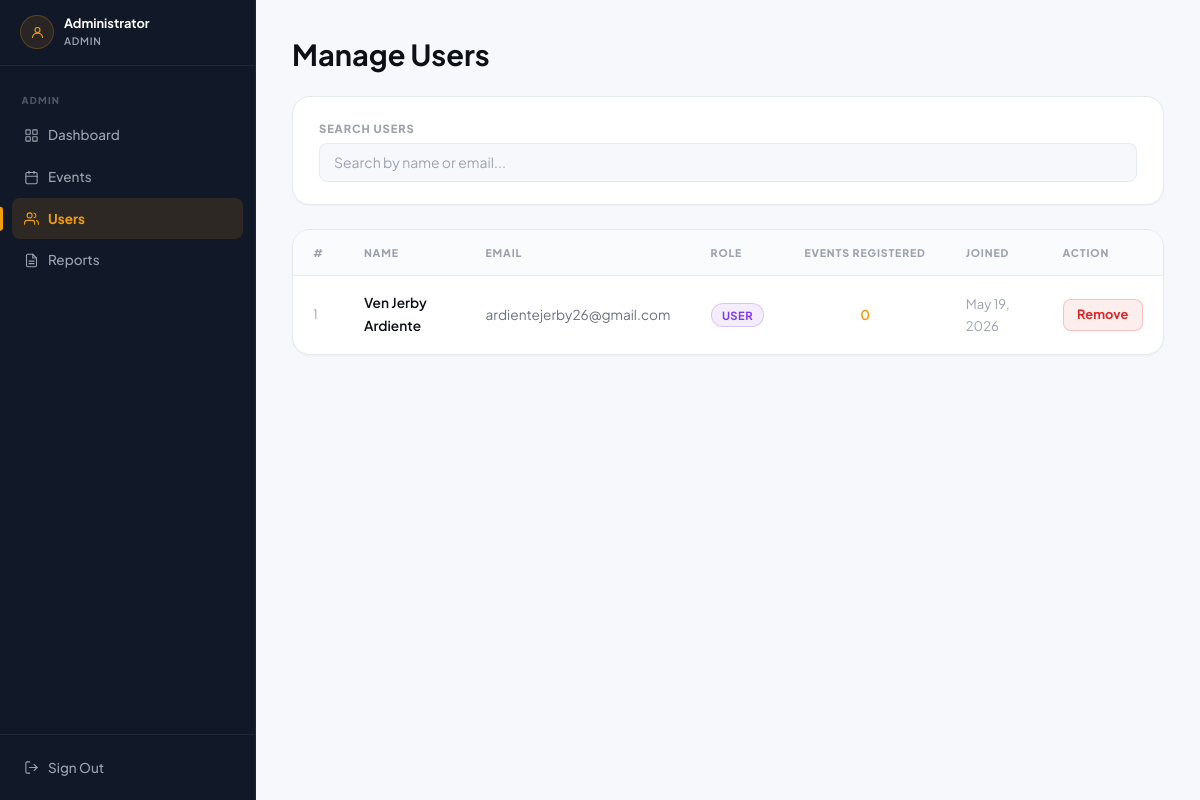
The page /admin/users.php (signed in) on the database its author committed.
### tables this page shows
CREATE TABLE `users` (
  `id` int(11) NOT NULL,
  `name` varchar(100) NOT NULL,
  `email` varchar(150) NOT NULL,
  `password` varchar(255) NOT NULL,
  `role` enum('user','admin') NOT NULL DEFAULT 'user',
  `created_at` timestamp NOT NULL DEFAULT current_timestamp()
);

### admin/users.php (the view, shortened to what this page needs)
<?php
$conn = getConnection();
$users = $conn->query("
    SELECT u.id, u.name, u.email, u.role, u.created_at,
        COUNT(r.id) AS reg_count
    FROM users u
    LEFT JOIN registrations r ON u.id = r.user_id
    WHERE u.role != 'admin'
    GROUP BY u.id
    ORDER BY u.created_at DESC
")->fetch_all(MYSQLI_ASSOC);
include __DIR__ . '/../includes/header.php';
?>
<div class="page-wrap">
    <div class="page-header">
        <h1>Manage Users</h1>
    </div>
    <div class="search-bar" style="margin-bottom:1.5rem;">
        <div class="search-group" style="flex:1;">
            <label class="form-label" for="searchInput">Search Users</label>
            <input type="text" id="searchInput" class="form-control" placeholder="Search by name or email...">
        </div>
    </div>
    <div class="table-wrap">
        <table>
            <thead>
                <tr>
                    <th>#</th>
                    <th>Name</th>
                    <th>Email</th>
                    <th>Role</th>
                    <th>Events Registered</th>
                    <th>Joined</th>
                    <th>Action</th>
                </tr>
            </thead>
            <tbody>
                <?php foreach ($users as $i => $user): ?>
                <tr data-search="<?= htmlspecialchars(strtolower($user['name'] . ' ' . $user['email'])) ?>">
                    <td style="color:var(--text-muted); font-size:0.8rem;"><?= $i + 1 ?></td>
                    <td class="td-primary"><?= htmlspecialchars($user['name']) ?></td>
                    <td style="color:var(--text-secondary);"><?= htmlspecialchars($user['email']) ?></td>
                    <td><span class="badge badge-<?= $user['role'] ?>"><?= ucfirst($user['role']) ?></span></td>
                    <td style="text-align:center; font-weight:600; color:var(--accent);"><?= $user['reg_count'] ?></td>
                    <td style="color:var(--text-muted); font-size:0.82rem;"><?= date('M j, Y', strtotime($user['created_at'])) ?></td>
                    <td>
                        <?php if ($user['id'] !== (int)$_SESSION['user_id'] && $user['role'] !== 'admin'): ?>
                            <a href="/event-system/admin/users.php?action=delete&id=<?= $user['id'] ?>"
                                class="btn btn-danger btn-sm btn-confirm-delete">Remove</a>
                        <?php else: ?>
                            <span style="font-size:0.8rem; color:var(--text-muted);">
                                <?= $user['id'] === (int)$_SESSION['user_id'] ? '(You)' : 'Admin' ?>
                            </span>
                        <?php endif; ?>
                    </td>
                </tr>
                <?php endforeach; ?>
            </tbody>
        </table>
    </div>
</div>

### rows shown on the page
users: name "Ven Jerby Ardiente", email "ardientejerby26@gmail.com", role "USER", reg_count "0", created_at "May 19, 2026"

### other values the page prints
$userName "Administrator"
$userRole "ADMIN"
